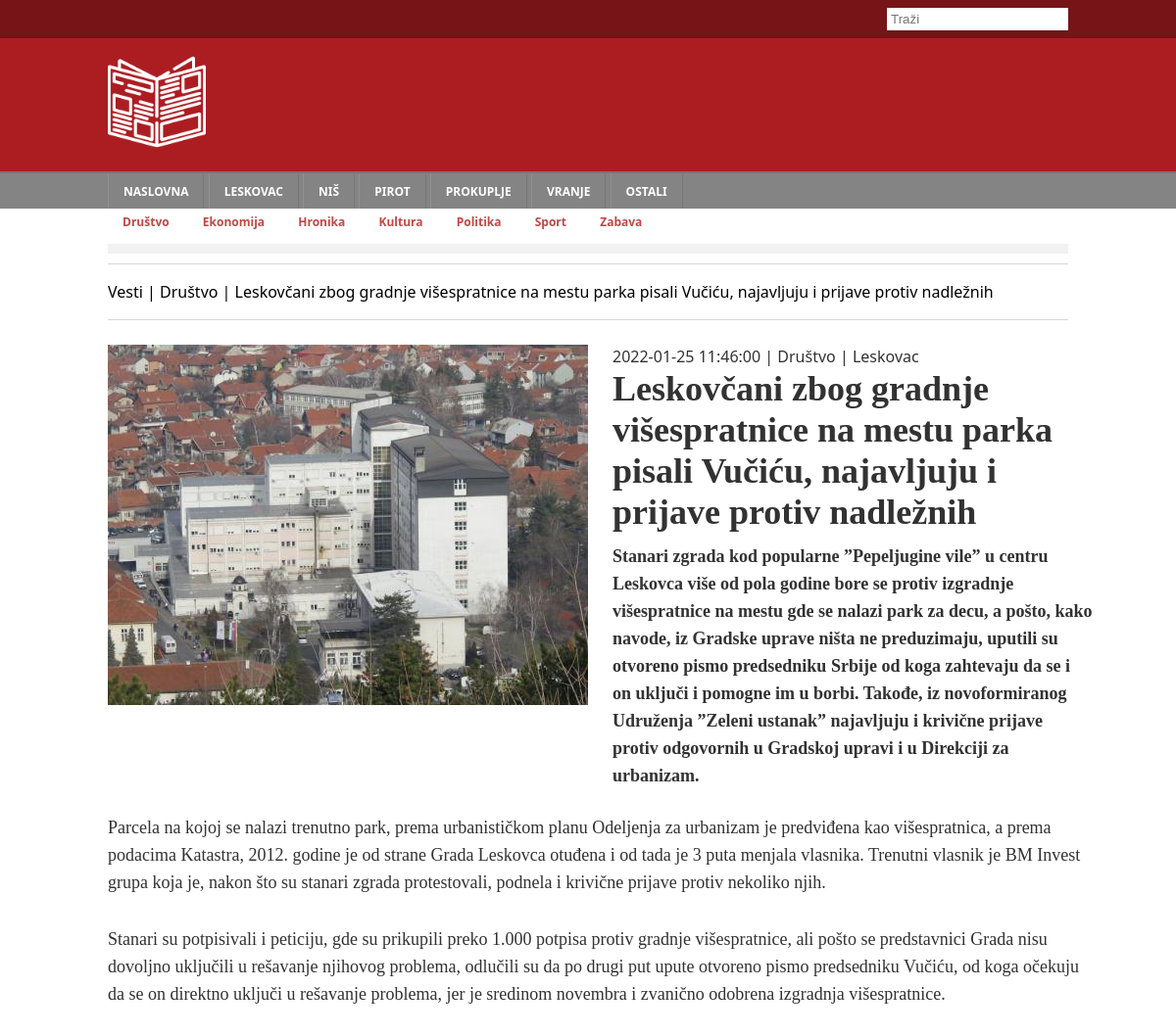
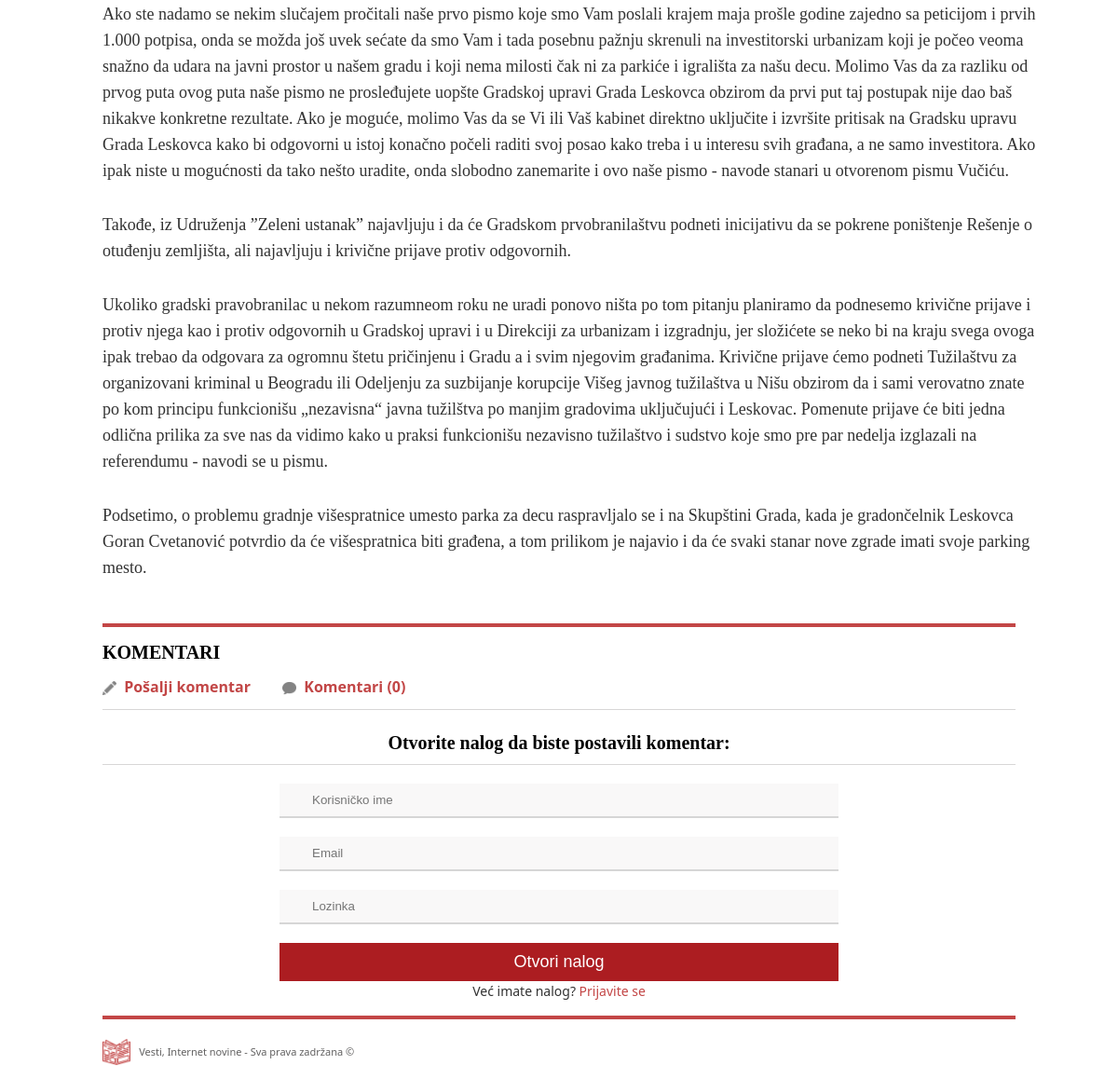
/pages/article/index.php?id=6, run on the app's committed database (2 pictures, top to bottom).
### tables this page shows
CREATE TABLE `town` (
  `id` int(11) NOT NULL,
  `name` varchar(50) DEFAULT NULL
);

CREATE TABLE `category` (
  `id` int(11) NOT NULL,
  `name` varchar(50) DEFAULT NULL
);

CREATE TABLE `article` (
  `id` int(11) NOT NULL,
  `title` varchar(250) DEFAULT NULL,
  `published_at` datetime DEFAULT NULL,
  `abstract` text DEFAULT NULL,
  `category_id` int(11) DEFAULT NULL,
  `town_id` int(11) DEFAULT NULL,
  `photo` varchar(250) DEFAULT NULL,
  `body` text DEFAULT NULL
);

### models/Town.php (called while the page is built, shortened)
<?php
class Town {
    private int $id;
    private string $name;
    function __construct(int $id, string $name)
    {
        $this->id = $id;
        $this->name = $name;
    }
    public function getId()
    {
        return $this->id;
    }
    public function getName()
    {
        return $this->name;
    }
    static function getTowns(Connection $conn) {
        $towns = [];
    foreach ($conn->getTowns() as $result) {
        array_push($towns, new Town($result['id'], $result['name']));
      }
      return $towns;
    }
}

### data/conn.php (called while the page is built, shortened)
<?php
class Connection {
  private $conn;
  function __construct() {
      $this->conn = new mysqli('localhost', 'root', '', 'news');
  }
  function getTowns() {
    $query = $this->conn->query('SELECT * FROM `town`
    ORDER BY `id`');
    return $query->fetch_all(MYSQLI_ASSOC);
  }
  function getCategories() {
    $query = $this->conn->query('SELECT * FROM `category`');
    return $query->fetch_all(MYSQLI_ASSOC);
  }
  function getUsers() {
    $query = $this->conn->query('SELECT * FROM `user`
    ORDER BY `id`');
    return $query->fetch_all(MYSQLI_ASSOC);
  }
  function getComments() {
    $query = $this->conn->query('SELECT * FROM `comment`
    ORDER BY `published_at` DESC');
    return $query->fetch_all(MYSQLI_ASSOC);
  }
  function getOneArticle() {
    $query = $this->conn->prepare(
      'SELECT * FROM `article` WHERE `id` = ?'
    );
    $query->bind_param("i", $_GET['id']);
    $query->execute();
    $result = $query->get_result();
    return $result->fetch_assoc();
  }
}
$conn = new Connection();

### data/requirements.php (called while the page is built, shortened)
<?php
    require "../../data/conn.php";
    require "../../models/Category.php";
    require "../../models/Town.php";
    require "../../models/User.php";
    require "../../models/Comment.php";
    require "../../models/Article.php";
    $towns = Town::getTowns($conn);
    $categories = Category::getCategories($conn);
    $users = User::getUsers($conn);
    $comments = Comment::getComments($conn, $users);

### models/Category.php (called while the page is built, shortened)
<?php
class Category {
    private int $id;
    private string $name;
    function __construct(int $id, string $name)
    {
        $this->id = $id;
        $this->name = $name;
    }
    public function getId()
    {
        return $this->id;
    }
    public function getName()
    {
        return $this->name;
    }
    static function getCategories(Connection $conn) {
        $categories = [];
    foreach ($conn->getCategories() as $result) {
        array_push($categories, new Category($result['id'], $result['name']));
      }
      return $categories;
    }
}

### data/one_article.php (called while the page is built)
<?php
  if(isset($_GET['id'])) {
      $res = $conn->getOneArticle();
    if(!is_null($res)) {
      $one_article = new Article($res['id'],
                               $res['category_id'],
                               $res['town_id'],
                               $res['title'],
                               $res['published_at'],
                               $res['photo'],
                               $res['abstract'],
                               $res['body'],
                               $categories,
                               $towns,
                               $comments);
    }
  }

### models/User.php (called while the page is built, shortened)
<?php
class User {
    private int $id;
    private string $username;
    function __construct(int $id, string $username, string $email, string $password)
    {
        $this->id = $id;
        $this->username = $username;
    }
    public function getId()
    {
        return $this->id;
    }
    public function getUsername()
    {
        return $this->username;
    }
    static function getUsers(Connection $conn) {
    $users = [];
    foreach ($conn->getUsers() as $result) {
        array_push($users, new User($result['id'],
                                    $result['username'],
                                    $result['email'],
                                    $result['password']));
                }
              return $users;
    }
}

### models/Comment.php (called while the page is built, shortened)
<?php
class Comment {
    function __construct(int $id,
                         int $article_id,
                         int $user_id,
                         string $body,
                         string $published_at,
                         array $users)
    {
        $this->user_id = $user_id;
    }
    static function getComments($conn, $users) {
        $comments = [];
foreach ($conn->getComments() as $result) {
    array_push($comments, new Comment($result['id'],
                                     $result['article_id'],
                                     $result['user_id'],
                                     $result['body'],
                                     $result['published_at'],
                                     $users)
                                    );
    }
    return $comments;
    }
}

### models/Article.php (called while the page is built, shortened)
<?php
class Article {
    function __construct(int $id,
                         int $category_id,
                         int $town_id,
                         string $title,
                         string $published_at,
                         string $photo,
                         string $abstract,
                         string $body,
                         array $categories,
                         array $towns,
                         array $comments)
    {
        $this->category_id = $category_id;
        $this->town_id = $town_id;
    }
}

### pages/article/index.php (the view, shortened to what this page needs)
<?php
require "../../data/requirements.php";
require "../../data/one_article.php";
if(isset($one_article)) {
    $page_title = $one_article->getCategory()." | " . $one_article->getTitle();
} else {
    $page_title = "Error 404: strana nije nadjena";
}
require "../../partials/nav.php";
?>
<div class="main-container">
    <div class="horizontal-banner"></div>
    <div class="breadcrumbs">
        <?= "Vesti | ". $page_title ?>
    </div>
    <?php if(isset($one_article)) : ?>
    <div class="single-article">
        <img class="single-article-image" src="../../<?= $one_article->getPhoto() ?>" >
        <div class="single-article-group">
            <div class="single-article-info">
                <?= $one_article->getPublished_at() ?> |
                <?= $one_article->getCategory() ?> |
                <?= $one_article->getTown() ?>
            </div>
            <h1 class="single-article-title"><?= $one_article->getTitle() ?></h1>
            <p class="single-article-abstract">
                <strong>
                    <?= $one_article->getAbstract() ?>
                </strong>
            </p>
        </div>
        <div class="single-article-body">
        <?= $one_article->getBody() ?>
        </div>
    </div>
    <div class="horizontal-banner-red"></div>
    <h2 class="h-comments">KOMENTARI</h2>
        <a class="span-comments" href="#comment">
            <img src="../../images/draw.png" alt="user"/>
            Pošalji komentar
        </a>
        <span class="span-comments">
            <img src="../../images/speech-bubble-gray.png" alt="edit"/>
            Komentari (<?= count($one_article->getComments()) ?>)
        </span>
    <ul class="list-comments">
    </ul>
    <?php if(isset($_SESSION['user'])) : ?>
    <h5 id="comment">
        Pošalji komentar:
    </h5>
    <form action="../../data/new_comment.php"
          method="post"
          class="login-form">
        <input row="5" type="text"
               name="comment" placeholder="Komentar">
        <input class="hidden-input" name="article_id"
               value="<?= $_GET['id']?>" type="text" >
        <input class="hidden-input" name="user_id"
               value="<?= $_SESSION['user']?>" type="text" >
        <input type="submit" value="Pošalji">
    </form>
    <form action="../../data/logout.php" class="logout-form">
        <input type="submit" value="Odjavi me" class="logout-submit"/>
    </form>
    <?php else : ?>
    <h5>
    Otvorite nalog da biste postavili komentar:
    </h5>
    <form action="../../data/signup.php?id=<?= $_GET['id']; ?>"
          method="post" class="login-form">
        <input type="text" name="username"
               placeholder="Korisničko ime">
        <input type="email" name="email" placeholder="Email">
        <input type="password" name="password"
               placeholder="Lozinka">
        <input type="submit" value="Otvori nalog">
    </form>
    <p>Već imate nalog? <a href="../login/">Prijavite se</a></p>
    <?php endif ; ?>
    <?php endif ; ?>
    <?php require "../../partials/footer.php" ?>
</div>
</body>

### partials/nav.php (shortened to what this page needs)
<!DOCTYPE html>
<html lang="en">
<head>
    <link rel="stylesheet" href="../../css/nav.css">
    <link rel="stylesheet" href="../../css/global.css">
    <link rel="stylesheet" href="../../css/footer.css">
    <link rel="stylesheet" href="../../css/single-article.css">
    <link rel="stylesheet" href="../../css/form.css">
    <link rel="stylesheet" href="../../css/responsive.css">
</head>
<body>
</html>
<header>
    <div class="head">
        <div class="search">
        <div class="main-container">
            <form action="../../pages/home/index.php" method="get">
                <input type="text" name="search" placeholder="Traži">
            </form>
        </div>
        </div>
        <div class="main-container">
            <img src="../../images/newspaper.png" alt="logo" class="logo">
        </div>
    </div>
    <nav>
        <div class="nav-primary">
            <div class="main-container">
                <ul class="nav-list">
                    <li class="nav-item">
                        <a href='../../pages/home/index.php' class='nav-link'>NASLOVNA</a>
                    </li>
                    <?php foreach ($towns as $town): ?>
                        <li class="nav-item">
                            <a href='../../pages/home/index.php?town=<?= $town->getId()?>'
                            class='nav-link'>
                            <?= $town->getName()?>
                        </a></li>
                    <?php endforeach ; ?>
                </ul>
            </div>
        </div>
        <div class="nav-secondary">
            <div class="main-container">
            <ul class="nav-list">
                <?php foreach ($categories as $category): ?>
                    <li class="nav-item">
                        <a href='../../pages/home/index.php?category=<?= $category->getId()?>'
                           class='nav-link'>
                        <?= $category->getName()?>
                    </a></li>
                <?php endforeach ; ?>
            </ul>
            </div>
        </div>
    </nav>
</header>

### css/nav.css (style rules this page uses)
* { margin: 0; padding: 0; box-sizing: border-box; }
body { font: 16px/1.5 'Noto sans',helvetica,sans-serif; }
a { text-decoration: none; }
header { background-color: #ac1d22; }
.search { background-color: #00000050; text-align: right; }
.search input { border: none; outline: none; padding: 4px; margin: 8px 0px; }
.head { color: white; }
.logo { height: 100px; margin: 15px 0; }
.main-container { max-width: 980px; margin-left: auto; margin-right: auto; }
.nav-primary { background-color: #848485; border-top: 2px solid #767679; }
.nav-primary a { border-left: 1px solid #919191; border-right: 1px solid #767679; border-top: 2px solid transparent; color: #fff; font-size: 12px; font-weight: bold; text-transform: uppercase; line-height: 34px; padding: 0px 15px; display: inline-block; }
.nav-secondary { background-color: white; }
.nav-secondary a { color: #c34646; font-weight: bold; font-size: 12px; padding: 0px 15px; display: inline-block; }
.nav-list { list-style: none; }
.nav-item { display: inline; }

### css/global.css (style rules this page uses)
.horizontal-banner { padding: 5px; margin: 12px 0 10px 0; background: #f2f2f2; }
.breadcrumbs { font-family: 'Noto Sans'; border-top: 1px solid #d8d7d7; border-bottom: 1px solid #d8d7d7; padding: 10px 0px; font-size: 16px; line-height: 36px; }
.horizontal-banner-red { padding: 2px; margin: 16px 0 14px 0; background: #c34646; }

### css/single-article.css (style rules this page uses)
.single-article { display: grid; grid-template-columns: 50% 50%; grid-gap: 25px; margin-top: 25px; color: #323232; }
.single-article-image { width: 100%; }
.single-article-group { width: 100%; }
.single-article-title { font-size: 36px; line-height: 42px; margin-bottom: 10px; font-family: 'Roboto Slab'; }
.single-article-abstract { font: normal 18px/28px 'Lora'; }
.single-article-body { width: 100%; grid-column: 1 / 3; font: normal 18px/28px 'Lora'; }
.single-article-body p { margin-bottom: 30px; }
.h-comments { font: bold 20px/26px 'Roboto Slab'; margin-bottom: 12px; }
.span-comments { display: inline-block; margin-right: 30px; font: bold 16px/22px 'Noto Sans'; color: #c24646; }
.span-comments img { width: 15px; vertical-align: middle; margin-right: 4px; }
.list-comments { margin-top: 12px; padding-top: 12px; border-top: 1px solid #d8d7d7; }
h5 { border-bottom: 1px solid #d8d7d7; padding: 10px 0; text-align: center; font: bold 20px/26px 'Roboto Slab'; }

### css/form.css (style rules this page uses)
.login-form { max-width: 600px; margin: 20px auto 0 auto; }
.login-form input { width: 100%; background-color: #f9f8f8; border: none; outline: none; border-bottom: 2px solid #d6d6d6; padding: 10px 10px 10px 35px; margin-bottom: 20px; }
.login-form input[type='submit'] { background-color: #ac1d21; font-size: 18px; color: #fff; cursor: pointer; padding: 10px; border: 0; margin-bottom: 0px; }
.login-form+p { text-align: center; font-size: 14px; color: #323232 }
.login-form+p a { color: #c34646; }

### data on the page
town: name "LESKOVAC", name "Leskovac"
town: name "NIŠ"
town: name "PIROT"
town: name "PROKUPLJE"
town: name "VRANJE"
town: name "OSTALI"
category: name "Društvo", name.title "Društvo | Leskovčani zbog gradnje višespratnice na mestu parka pisali Vučiću, najavljuju i prijave protiv nadležnih"
category: name "Ekonomija"
category: name "Hronika"
category: name "Kultura"
category: name "Politika"
category: name "Sport"
category: name "Zabava"
article: photo (picture), published_at "2022-01-25 11:46:00", title "Leskovčani zbog gradnje višespratnice na mestu parka pisali Vučiću, najavljuju i prijave protiv nadležnih", abstract "Stanari zgrada kod popularne ”Pepeljugine vile” u centru Leskovca više od pola godine bore se protiv izgradnje višespratnice na mestu gde se nalazi park za decu, a pošto, kako navode, iz Gradske uprave ništa ne preduzimaju, uputili su otvoreno pismo predsedniku Srbije od koga zahtevaju da se i on uključi i pomogne im u borbi. Takođe, iz novoformiranog Udruženja ”Zeleni ustanak” najavljuju i krivične prijave protiv odgovornih u Gradskoj upravi i u Direkciji za urbanizam.", body "Parcela na kojoj se nalazi trenutno park, prema urbanističkom planu Odeljenja za urbanizam je predviđena kao višespratnica, a prema podacima Katastra, 2012. godine je od strane Grada Leskovca otuđena i od tada je 3 puta menjala vlasnika. Trenutni vlasnik je BM Invest grupa koja je, nakon što su stanari zgrada protestovali, podnela i krivične prijave protiv nekoliko njih. Stanari su potpisivali i peticiju, gde su prikupili preko 1.000 potpisa protiv gradnje višespratnice, ali pošto se predstavnici Grada nisu dovoljno uključili u rešavanje njihovog problema, odlučili su da po drugi put upute otvoreno pismo predsedniku Vučiću, od koga očekuju da se on direktno uključi u rešavanje problema, jer…"

### other printed values
count($one_article->getComments()) "0"
